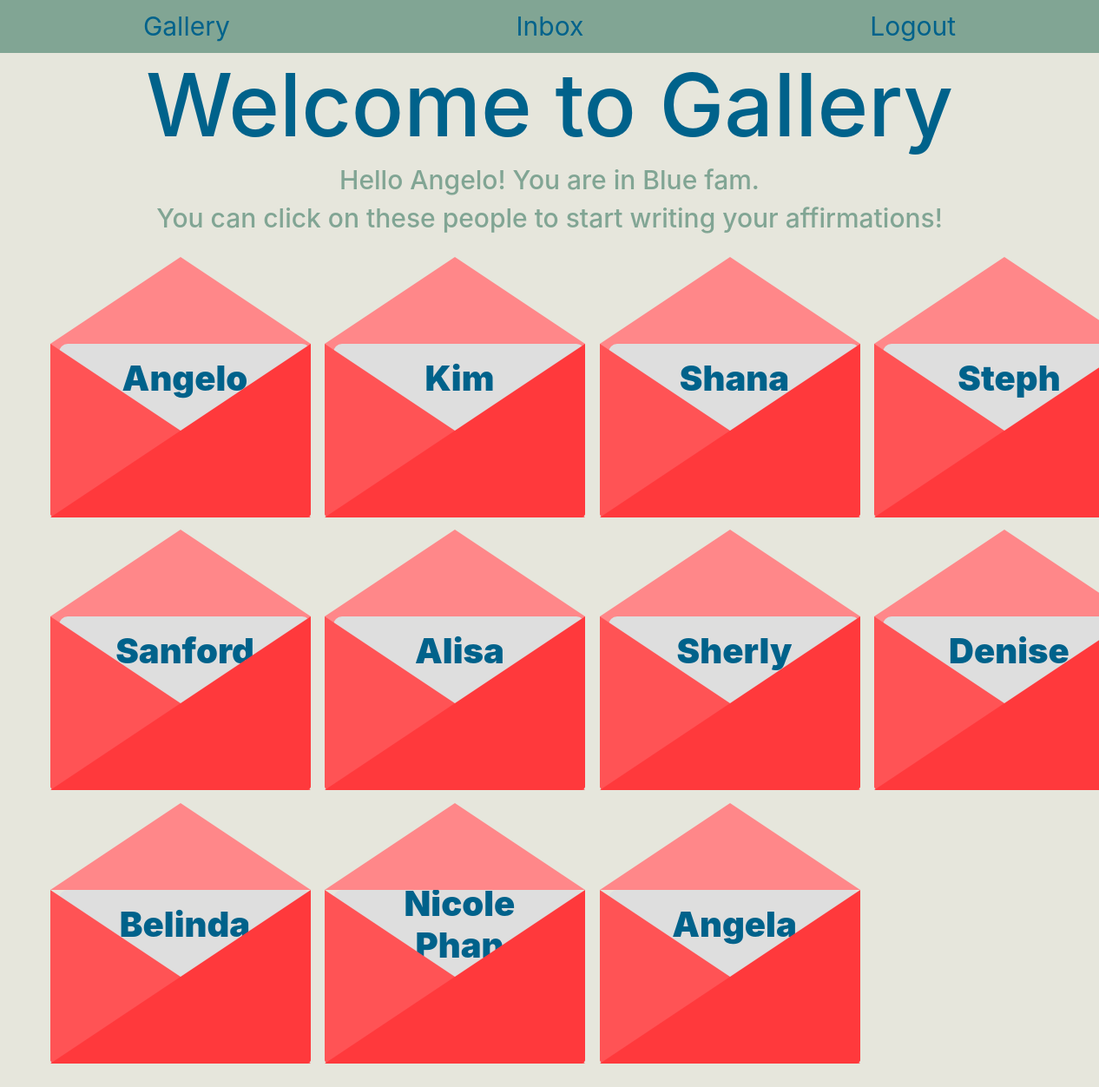
Page /gallery (signed in) on the committed database.
### app_folder/models.py (models this page shows, shortened)
class User(UserMixin, db.Model):
    id = db.Column(db.Integer, primary_key=True)
    username = db.Column(db.String(64), index=True, unique=True)
    family = db.Column(db.String(64), nullable=False)
    password_hash = db.Column(db.String(128))
    messages = db.relationship("Message", uselist=False, backref="user")

### app_folder/routes.py (the view)
@app.route("/gallery")
@login_required
def gallery():
    Alluser = User.query.all()
    return render_template('gallery.html', title="Gallery", Alluser=Alluser)

### app_folder/routes.py (called while the page is built)
@login.user_loader
def load_user(user_id):
    return User.query.get(int(user_id))

### app_folder/templates/gallery.html (shortened to what this page needs)
{% extends "base.html" %}
{% block gallery %}
    <h1 class="center"> Welcome to Gallery</h1>
<div class="center">
    <h4> Hello {{current_user.username}}! You are in {{current_user.family}} fam. </h4>
    <h4> You can click on these people to start writing your affirmations!</h4>
</div>
<div id="galleryBoard" class="container-fluid">
    <div class="row">
        <div class="col-md-3">
           <div>
            {% for i in range(0,Alluser|length,4 ) %}
                <a href="/user/{{Alluser[i].username}}">
                    <div class="mailGallery">
                        <div class="letterGallery"> <h1> {{Alluser[i].username}}</h1></div>
                    </div>
                </a>
            {% endfor %}
        </div>
        </div>
        <div class="col-md-3">
                <div>
                    {% for i in range(0,Alluser|length,4 ) %}
                    {% if i < (Alluser|length - 2) %}
                        <a href="/user/{{Alluser[i+1].username}}">
                            <div class="mailGallery">
                                <div class="letterGallery"> <h1> {{Alluser[i+1].username}}</h1></div>
                            </div>
                        </a>
                    {% endif %}
                    {% endfor %}
                </div>
        </div>
        <div class="col-md-3">
                {% for i in range(0,Alluser|length,4 ) %}
                {% if i < (Alluser|length - 2) %}
                <a href="/user/{{Alluser[i+2].username}}">
                    <div class="mailGallery">
                        <div class="letterGallery"> <h1> {{Alluser[i+2].username}}</h1></div>
                    </div>
                </a>
            {% endif %}
            {% endfor %}
        </div>
        <div class="col-md-3">
                {% for i in range(0,Alluser|length,4 ) %}
                {% if i < (Alluser|length - 3) %}
                <a href="/user/{{Alluser[i+3].username}}">
                    <div class="mailGallery">
                        <div class="letterGallery"> <h1> {{Alluser[i+3].username}}</h1></div>
                    </div>
                </a>
            {% endif %}
            {% endfor %}
        </div>
    </div>
</div>
{% endblock %}

### app_folder/templates/base.html (shortened to what this page needs)
<!DOCTYPE html>
<html lang="en">
  <head>
       <link rel="stylesheet" href="https://stackpath.bootstrapcdn.com/bootstrap/4.4.1/css/bootstrap.min.css">
       <link rel= "stylesheet" type= "text/css" href= "{{ url_for('static',filename='styles/base.css') }}">
       <link rel= "stylesheet" type= "text/css" href= "{{ url_for('static',filename='styles/envelope.css') }}">
       <link rel= "stylesheet" type= "text/css" href= "{{ url_for('static',filename='styles/home.css') }}">
       <link rel= "stylesheet" type= "text/css" href= "{{ url_for('static',filename='styles/gallery.css') }}">
    </head>
    <body>
        <div>
            {% if current_user.is_anonymous %}
            {% else %}
            <nav class="nav nav-pills nav-fill">
                <a class="nav-item nav-link" href="{{ url_for('gallery') }}">Gallery</a>
                <a class="nav-item nav-link" href="{{ url_for('inbox') }}">Inbox</a>
                <a class="nav-item nav-link" href="{{ url_for('logout') }}">Logout</a>
              </nav>
            {% endif %}
        </div>
        {% block gallery %}{% endblock %}
    </body>
</html>

### app_folder/static/styles/base.css (style rules this page uses)
body { background-color: #E6E6DC; font-size: 10px }
h1 { color: #00628B; font-size: 10em; }
h4 { color: #81A594; font-size: 3em; }
a { color: #00628B; }
.center { text-align: center; }
.nav { font-size: 3em; background-color: #81A594; }

### app_folder/static/styles/envelope.css (style rules this page uses)
* { margin: 0; padding: 0; }

### app_folder/static/styles/gallery.css (style rules this page uses)
#galleryBoard { margin-top: 10% }
.mailGallery { width: 300px; height: 200px; background: #ff8789; position: relative; transform-style: preserve-3d; border-bottom-left-radius: 10px; border-bottom-right-radius: 10px; cursor: pointer; text-align:center; margin-bottom: 40%; left: 15%; transition: all .2s ease; }
.mailGallery:before { content: ''; position: absolute; top: 0; right: 0; border-left: 150px solid Transparent; border-right: 150px solid #ff393c; border-top: 100px solid Transparent; border-bottom: 100px solid #ff393c; z-index: 5; border-bottom-right-radius: 5px; }
.mailGallery:after { content: ''; position: absolute; top: 0; left: 0; border-left: 150px solid #ff5355; border-right: 150px solid Transparent; border-top: 100px solid Transparent; border-bottom: 100px solid #ff5355; z-index: 4; border-bottom-left-radius: 5px; }
.letterGallery { position: absolute; z-index: 3; top: 0px; left: 10px; background: #dedede; width: 290px; height: 200px; border-radius: 10px; transition: all 1s ease; }
.letterGallery h1 { position: absolute; top: 20%; left: 50%; transform: translate(-50%,-50%); font-size: 4em; color: #00628B; font-weight: 900; }

### rows in the picture
User: username "Angelo", family "Blue", username "Angelo"
User: username "Sanford"
User: username "Belinda"
User: username "Kim"
User: username "Alisa"
User: username "Nicole Phan"
User: username "Shana"
User: username "Sherly"
User: username "Angela"
User: username "Steph"
User: username "Denise"
